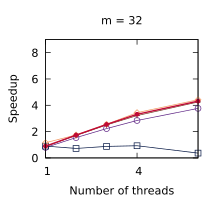

The gnuplot source for this figure:
set title "m = 32"
set terminal pdf size 2.2,2.0
set output "./results/LUD_n___512,_m___32.pdf"
set key off
set xrange [1:6]
set xtics (1, 4)
set xlabel "Number of threads"
set yrange [0:9]
set ytics (0, 2, 4, 6, 8)
set ylabel "Speedup"
plot './results/LUD_n___512,_m___32.dat' using 1:2 title "Work stealing" pointsize 0.7 lw 1 pt 6 linecolor rgb "#5B2182" with linespoints, \
  './results/LUD_n___512,_m___32.dat' using 1:3 title "OpenMP (loops)" pointsize 0.7 lw 1 pt 4 linecolor rgb "#001240" with linespoints, \
  './results/LUD_n___512,_m___32.dat' using 1:4 title "OpenMP (tasks)" pointsize 0.7 lw 1 pt 12 linecolor rgb "#F3965E" with linespoints, \
  './results/LUD_n___512,_m___32.dat' using 1:5 title "Multi-atomics" pointsize 0.7 lw 1 pt 1 linecolor rgb "#6E3B23" with linespoints, \
  './results/LUD_n___512,_m___32.dat' using 1:6 title "Work assisting" pointsize 0.4 lw 2 pt 7 linecolor rgb "#C00A35" with linespoints
